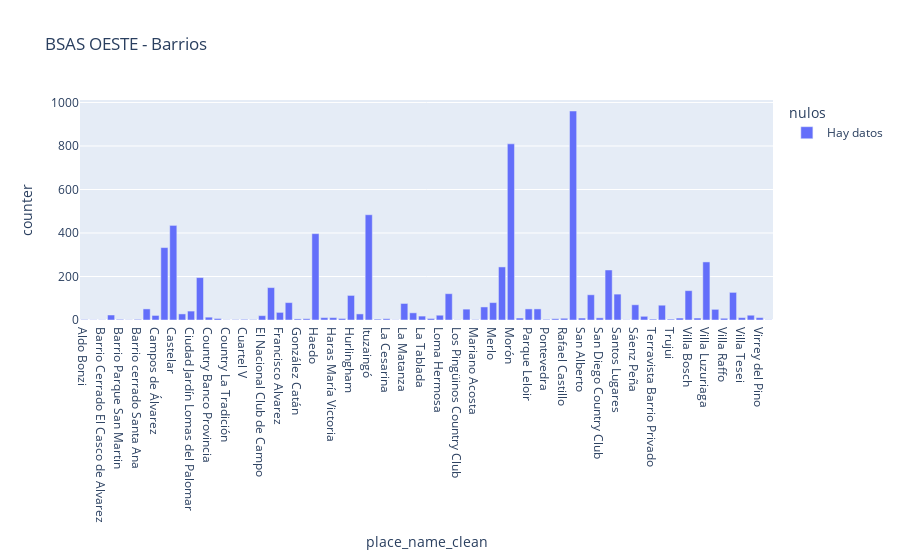

This figure's notebook cell:
### Code cell
bsas_oeste_barrios_grupo = bsas_oeste.groupby(by=['state_name','place_name_clean','nulos'],as_index=False)['counter'].sum()
bsas_oeste_barrios_grupo['nulos'] = bsas_oeste_barrios_grupo['nulos'].astype(str)
bsas_oeste_barrios_grupo['nulos'] = bsas_oeste_barrios_grupo.nulos.str.replace('False','Hay datos')
bsas_oeste_barrios_grupo['nulos'] = bsas_oeste_barrios_grupo.nulos.str.replace('True','No hay datos')
fig = px.bar(bsas_oeste_barrios_grupo, x="place_name_clean", y="counter",
             color='nulos', barmode='group',
             height=400, title=" BSAS OESTE - Barrios")
fig.show()

### Figure 1 — Plotly figure (JSON) as saved in the notebook; plotly's stock layout.template omitted (floating-point values rounded to 4 significant figures)
{"data": [{"alignmentgroup": "True", "hovertemplate": "nulos=Hay datos<br>place_name_clean=%{x}<br>counter=%{y}<extra></extra>", "legendgroup": "Hay datos", "marker": {"color": "#636efa"}, "name": "Hay datos", "offsetgroup": "Hay datos", "orientation": "v", "showlegend": true, "textposition": "auto", "type": "bar", "x": ["Aldo Bonzi", "Barrio Cerrado \"El Casco de Moreno\"", "Barrio Cerrado El Casco de Alvarez", "Barrio El Moro", "Barrio Parque San Martin", "Barrio Privado El Resuello", "Barrio cerrado Santa Ana", "Bs.As. G.B.A. Zona Oeste", "Campos de Álvarez", "Caseros", "Castelar", "Ciudad Evita", "Ciudad Jardín Lomas del Palomar", "Ciudadela", "Country Banco Provincia", "Country Club Las lajas", "Country La Tradición", "Cruce Castelar", "Cuartel V", "El Casco de Leloir", "El Nacional Club de Campo", "El Palomar", "Francisco Alvarez", "General Rodríguez", "González Catán", "Gregorio de Laferrere", "Haedo", "Haras María Elena", "Haras María Victoria", "Haras San Pablo", "Hurlingham", "Isidro Casanova", "Ituzaingó", "José Ingenieros", "La Cesarina", "La Esperanza Club de Campo", "La Matanza", "La Reja", "La Tablada", "Libertad", "Loma Hermosa", "Lomas del Mirador", "Los Pingüinos Country Club", "Marcos Paz", "Mariano Acosta", "Martín Coronado", "Merlo", "Moreno", "Morón", "Pablo Podestá", "Parque Leloir", "Paso del Rey", "Pontevedra", "Prados del Oeste", "Rafael Castillo", "Ramos Mejía", "San Alberto", "San Antonio De Padua", "San Diego Country Club", "San Justo", "Santos Lugares", "St. Patrick Country", "Sáenz Peña", "Tapiales", "Terravista Barrio Privado", "Tres de Febrero", "Trujui", "Villa Ariza", "Villa Bosch", "Villa Celina", "Villa Luzuriaga", "Villa Madero", "Villa Raffo", "Villa Sarmiento", "Villa Tesei", "Villa Udaondo", "Virrey del Pino", "William Morris"], "xaxis": "x", "y": [2, 1, 1, 23, 3, 1, 3, 51, 21, 333, 435, 28, 41, 195, 13, 7, 1, 2, 3, 2, 20, 149, 35, 80, 5, 6, 397, 11, 11, 7, 113, 28, 484, 4, 6, 1, 76, 33, 18, 7, 22, 121, 1, 50, 2, 60, 80, 244, 810, 9, 51, 51, 3, 6, 8, 961, 9, 116, 10, 230, 119, 1, 70, 17, 4, 68, 4, 9, 135, 9, 267, 49, 8, 127, 11, 22, 11, 1], "yaxis": "y"}], "layout": {"autosize": true, "barmode": "group", "legend": {"title": {"text": "nulos"}, "tracegroupgap": 0}, "title": {"text": " BSAS OESTE - Barrios"}, "xaxis": {"anchor": "y", "autorange": true, "domain": [0, 1], "range": [-0.5, 77.5], "title": {"text": "place_name_clean"}, "type": "category"}, "yaxis": {"anchor": "x", "autorange": true, "domain": [0, 1], "range": [0, 1012.0], "title": {"text": "counter"}, "type": "linear"}}}
